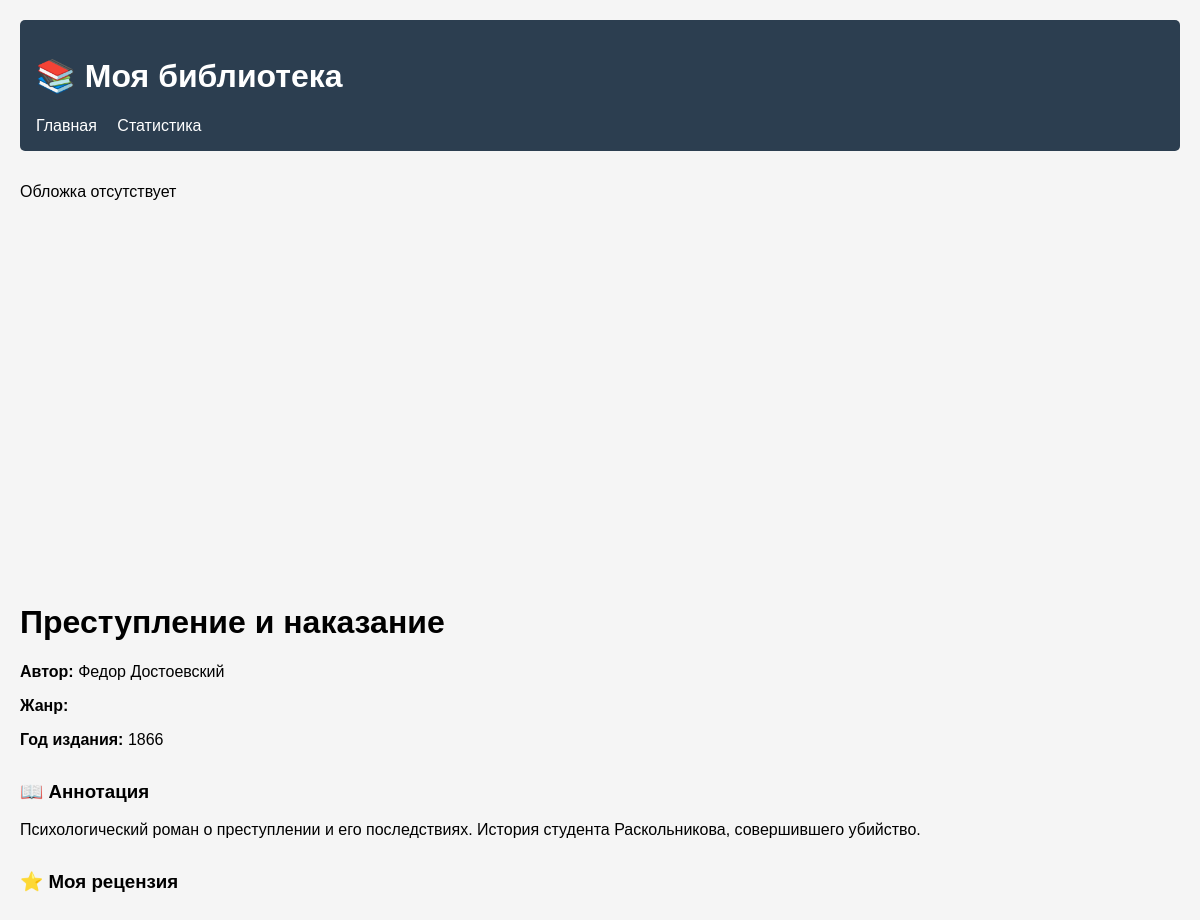
Screenshot of /book/3/ with the database file from the repository.
### catalog/models.py (models this page shows, shortened)
class Book(models.Model):
    title = models.CharField(max_length=200, verbose_name="Название")
    author = models.ForeignKey(Author, on_delete=models.CASCADE, verbose_name="Автор")
    genres = models.ManyToManyField(Genre, verbose_name="Жанры")
    publication_year = models.IntegerField(
        validators=[MinValueValidator(1000), MaxValueValidator(2030)],
        verbose_name="Год издания"
    )
    annotation = models.TextField(verbose_name="Аннотация")
    cover = models.ImageField(upload_to='covers/', blank=True, verbose_name="Обложка")
    pages = models.IntegerField(default=0, verbose_name="Количество страниц")
    isbn = models.CharField(max_length=13, blank=True, verbose_name="ISBN")
    created_at = models.DateTimeField(auto_now_add=True, verbose_name="Дата добавления")
    updated_at = models.DateTimeField(auto_now=True, verbose_name="Дата обновления")
    class Meta:
        verbose_name = "Книга"
        verbose_name_plural = "Книги"
        ordering = ['-created_at']

class Author(models.Model):
    name = models.CharField(max_length=100, verbose_name="Имя автора")
    bio = models.TextField(blank=True, verbose_name="Биография")
    birth_date = models.DateField(null=True, blank=True, verbose_name="Дата рождения")
    def __str__(self):
        return self.name
    class Meta:
        verbose_name = "Автор"
        verbose_name_plural = "Авторы"

### catalog/views.py (the view)
# urls.py: path('book/<int:pk>/', views.book_detail, name='book_detail'),
def book_detail(request, pk):
    book = get_object_or_404(Book.objects.select_related('author').prefetch_related('genres'), pk=pk)
    reviews = book.review_set.all().select_related('user')
    context = {
        'book': book,
        'reviews': reviews,
    }
    return render(request, 'catalog/book_detail.html', context)

### templates/catalog/book_detail.html (shortened to what this page needs)
{% extends 'catalog/base.html' %}
{% block content %}
<div class="container">
    <div class="row">
        <div class="col-md-4">
            <div class="text-center mb-4">
                {% if book.cover %}
                    <img src="{{ book.cover.url }}"
                         alt="{{ book.title }}"
                         class="img-fluid rounded shadow"
                         style="max-height: 400px;">
                {% else %}
                    <div class="bg-light rounded d-flex align-items-center justify-content-center"
                         style="height: 400px;">
                        <div class="text-muted">
                            <p class="mt-2">Обложка отсутствует</p>
                        </div>
                    </div>
                {% endif %}
            </div>
        </div>
        <div class="col-md-8">
            <h1>{{ book.title }}</h1>
        <p><strong>Автор:</strong> {{ book.author }}</p>
        <p><strong>Жанр:</strong> {{ book.genre }}</p>
        <p><strong>Год издания:</strong> {{ book.publication_year }}</p>
        <section style="margin-bottom: 2rem;">
            <h3>📖 Аннотация</h3>
            <p>{{ book.annotation|linebreaks }}</p>
        </section>
        <section>
            <h3>⭐ Моя рецензия</h3>
        </section>
{% endblock %}

### templates/catalog/base.html (style rules this page uses)
body { font-family: Arial, sans-serif; max-width: 1200px; margin: 0 auto; padding: 20px; background-color: #f5f5f5; }

### rows the page displays
Book: title "Преступление и наказание", author "Федор Достоевский", publication_year "1866", annotation "Психологический роман о преступлении и его последствиях. История студента Раскольникова, совершившего убийство."
